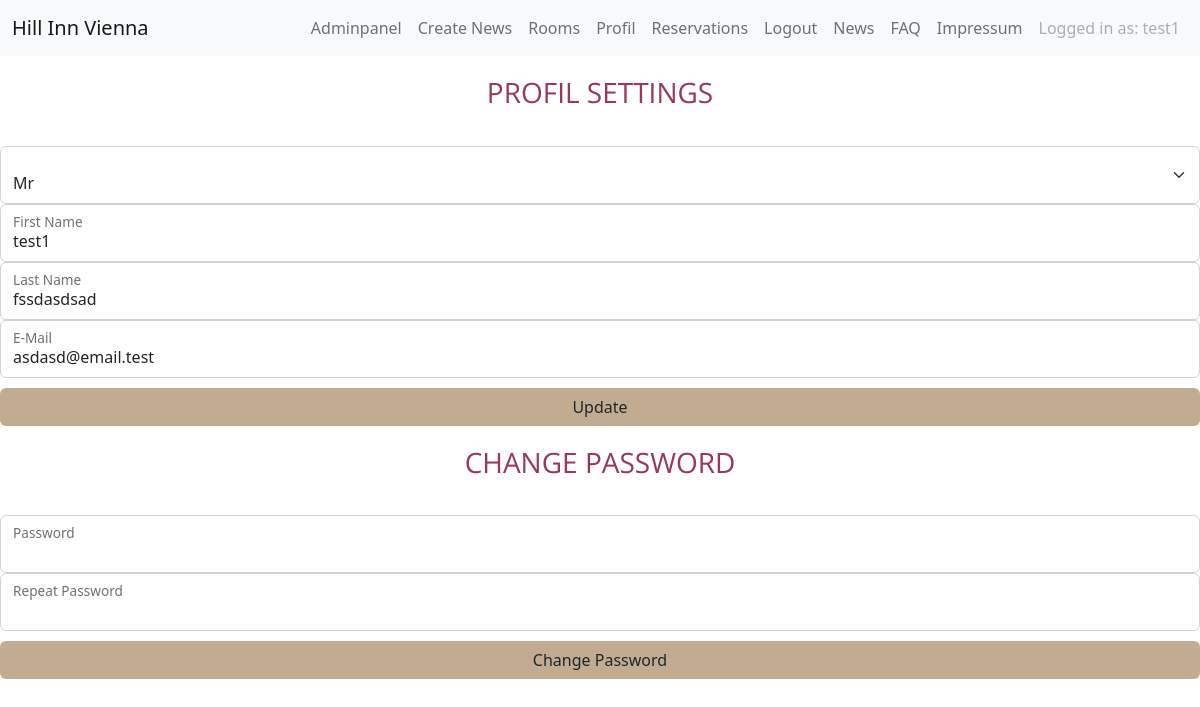
The page /inc/profil.php?id=test1 (signed in) on the database its author committed.
### tables this page shows
CREATE TABLE `accounts` (
  `USERNAME` varchar(255) DEFAULT NULL,
  `PASSWORD` varchar(255) DEFAULT NULL,
  `FIRST_NAME` varchar(255) DEFAULT NULL,
  `LAST_NAME` varchar(255) DEFAULT NULL,
  `EMAIL` varchar(255) DEFAULT NULL,
  `SALUTATION` varchar(255) DEFAULT NULL,
  `ID` int(255) NOT NULL,
  `GROUP` int(10) DEFAULT NULL,
  `ACTIVE` int(20) NOT NULL DEFAULT 1
);

### inc/profil.php (the view, shortened to what this page needs)
<!DOCTYPE html>
<html lang="en">
<head>
    <link rel="stylesheet" href="../res/main.css">
    <link href="https://cdn.jsdelivr.net/npm/bootstrap@5.2.2/dist/css/bootstrap.min.css" rel="stylesheet">
</head>
<body>
<?php
  include "nav.php";
  ?>
  <?php
if(isset($_GET["id"]))
{
  if(!empty($_GET["id"]))
  {
      require("../config/dbaccess.php");
          ?>
          <?php
      $stmt = $mysql->prepare("SELECT * FROM accounts WHERE USERNAME = :id");
      $stmt->execute(array(":id" => $_GET["id"]));
      $row = $stmt->fetch();
    }
  }
      ?>
            <form action="profil.php?id=<?php echo $_GET["id"] ?>" method="post">
                <h1 class="h3 mb-3 fw-normal">Profil Settings</h1>
                <div class="form-floating">
                  <select class="form-select" name="salutation">
                    <option value="1">Mr</option>
                  </select>
                </div>
                <div class="form-floating">
                  <input type="text" class="form-control" name="firstname" value="<?php echo $row["FIRST_NAME"] ?>" require>
                  <label for="firstName">First Name</label>
                </div>
                <div class="form-floating">
                  <input type="text" class="form-control" name="lastname" value="<?php echo $row["LAST_NAME"] ?>" require>
                  <label for="lastName">Last Name</label>
                </div>
                <div class="form-floating">
                  <input type="email" class="form-control" name="email" value="<?php echo $row["EMAIL"] ?>" require>
                  <label for="email">E-Mail</label>
                </div>
                <div class="col-auto button">
                <button class="w-100 btn" name="submit" type="submit">Update</button>
                </div>
<form action="profil.php?id=<?php echo $_GET["id"] ?>" method="post">
                <h1 class="h3 mb-3 fw-normal">Change Password</h1>
                <div class="form-floating">
                  <input type="password" class="form-control" name="password1">
                  <label for="password1">Password</label>
                </div>
                <div class="form-floating">
                  <input type="password" class="form-control" name="password2">
                  <label for="password2">Repeat Password</label>
                </div>
                <div class="col-auto button">
                <button class="w-100 btn" name="changepw" type="submit">Change Password</button>
</div>
</body>
</html>

### res/main.css (style rules this page uses)
body { background-color: whitesmoke; width: 100%; height: 100%; }
h1 { list-style: none; font-family: 'Open Sans', sans-serif; font-size: 30px; padding: 20px; text-transform: uppercase; text-align: center; color: rgb(152, 58, 86); font-size: 40px; }
.button { margin-top: 10px; }
form { border-color: rgb(194, 172, 145); border-radius: 10px; ; }
.btn { background-color: rgb(194, 172, 145) !important; color: black; }

### res/style.css (style rules this page uses)
html { scroll-behavior: smooth; }
.btn { background-color: rgb(194, 172, 145) !important; color: black; }
.button { margin-top: 10px; }

### res/signin.css (style rules this page uses)
body { margin-bottom: 60px; }
.btn { background-color: rgb(194, 172, 145) !important; color: black; }

### rows shown on the page
accounts: firstname "test1", lastname "fssdasdsad", email "asdasd@email.test"

### other values the page prints
$_SESSION["username"] "test1"
